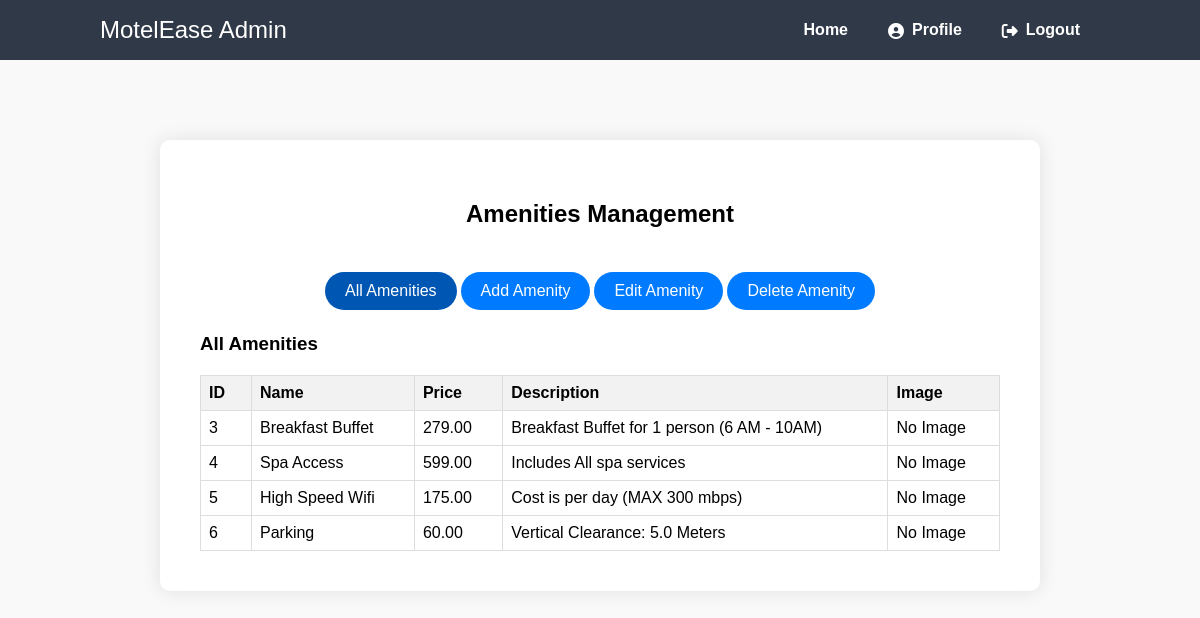
The app's page /ITPROGhotel/php/amenities_management.php (signed in) with its own data.
### tables this page shows
CREATE TABLE `amenities` (
  `id` int NOT NULL,
  `name` varchar(100) NOT NULL,
  `price` decimal(10,2) NOT NULL,
  `description` text,
  `image` mediumblob NOT NULL
);

### ITPROGhotel/php/amenities_management.php (the view, shortened to what this page needs)
<?php
$conn = new mysqli('localhost', 'root', '', 'itproghs');
function getAmenities() {
    global $conn;
    $result = $conn->query("SELECT * FROM amenities");
    return $result->fetch_all(MYSQLI_ASSOC);
}
$amenities = getAmenities();
?>
<!DOCTYPE html>
<html>
<head>
    <link href="../usermgmt.css" rel="stylesheet" type="text/css">
    <link rel="stylesheet" href="https://cdnjs.cloudflare.com/ajax/libs/font-awesome/6.2.0/css/all.min.css">
</head>
<body>
<nav class="navtop">
		<div>
			<h1>MotelEase Admin</h1>
			<a href="admin_home.php">Home</a>
			<a href="admin_profile.php"><i class="fas fa-user-circle"></i>Profile</a>
			<a href="logout.php"><i class="fas fa-sign-out-alt"></i>Logout</a>
		</div>
	</nav>
    <div class="container">
        <h2>Amenities Management</h2>
        <div class="toggle-container">
            <button class="active" onclick="showForm('all-amenities-form')">All Amenities</button>
            <button onclick="showForm('add-amenity-form')">Add Amenity</button>
            <button onclick="showForm('edit-amenity-form')">Edit Amenity</button>
            <button onclick="showForm('delete-amenity-form')">Delete Amenity</button>
        </div>
        <div id="all-amenities-form" class="form-container active">
            <h3>All Amenities</h3>
            <table>
                <tr>
                    <th style="text-align: left; padding-right: 20px;">ID</th>
                    <th style="text-align: left; padding-right: 20px;">Name</th>
                    <th style="text-align: left; padding-right: 20px;">Price</th>
                    <th style="text-align: left; padding-right: 20px;">Description</th>
                    <th style="text-align: left; padding-right: 20px;">Image</th>
                </tr>
                <?php foreach ($amenities as $amenity): ?>
                <tr>
                    <td style="text-align: left; padding-right: 20px;"><?php echo $amenity['id']; ?></td>
                    <td style="text-align: left; padding-right: 20px;"><?php echo $amenity['name']; ?></td>
                    <td style="text-align: left; padding-right: 20px;"><?php echo $amenity['price']; ?></td>
                    <td style="text-align: left; padding-right: 20px;"><?php echo $amenity['description']; ?></td>
                    <td style="text-align: left; padding-right: 20px;"><?php echo $amenity['image'] ? '<img src="' . $amenity['image'] . '" alt="Amenity Image" style="width: 100px;">' : 'No Image'; ?></td>
                </tr>
                <?php endforeach; ?>
            </table>
        </div>
    </div>
</body>
</html>

### ITPROGhotel/usermgmt.css (style rules this page uses)
body { font-family: 'Montserrat', sans-serif; background-color: #f9f9f9; margin: 0; padding: 0; }
.navtop { background-color: #2f3947; height: 60px; width: 100%; border: 0; }
.navtop div { display: flex; margin: 0 auto; width: 1000px; height: 100%; }
.navtop div h1, .navtop div a { display: inline-flex; align-items: center; }
.navtop div h1 { flex: 1; font-size: 24px; padding: 0; margin: 0; color: #fff; font-weight: normal; }
.navtop div a { padding: 0 20px; text-decoration: none; color: #fff; font-weight: bold; }
.navtop div a i { padding: 2px 8px 0 0; }
.container { background-color: white; padding: 40px; border-radius: 10px; box-shadow: 0 0 20px rgba(0, 0, 0, 0.1); width: 100%; max-width: 800px; display: flex; flex-direction: column; align-items: center; margin: 80px auto; }
.form-container { width: 100%; display: none; }
.form-container.active { display: block; }
.toggle-container { display: flex; justify-content: center; margin-top: 20px; }
.toggle-container button { background-color: #007BFF; border: none; padding: 10px 20px; text-align: center; text-decoration: none; display: inline-block; font-size: 16px; margin: 4px 2px; cursor: pointer; border-radius: 25px; color: white; transition: background-color 0.3s ease, transform 0.3s ease; }
.toggle-container button.active { background-color: #0056b3; }
table { width: 100%; border-collapse: collapse; margin-top: 20px; }
th, td { border: 1px solid #ddd; padding: 8px; }
th { background-color: #f2f2f2; text-align: left; }

### records on screen
amenities: id "3", name "Breakfast Buffet", price "279.00", description "Breakfast Buffet for 1 person (6 AM - 10AM)", image "No Image"
amenities: id "4", name "Spa Access", price "599.00", description "Includes All spa services", image "No Image"
amenities: id "5", name "High Speed Wifi", price "175.00", description "Cost is per day (MAX 300 mbps)", image "No Image"
amenities: id "6", name "Parking", price "60.00", description "Vertical Clearance: 5.0 Meters", image "No Image"
